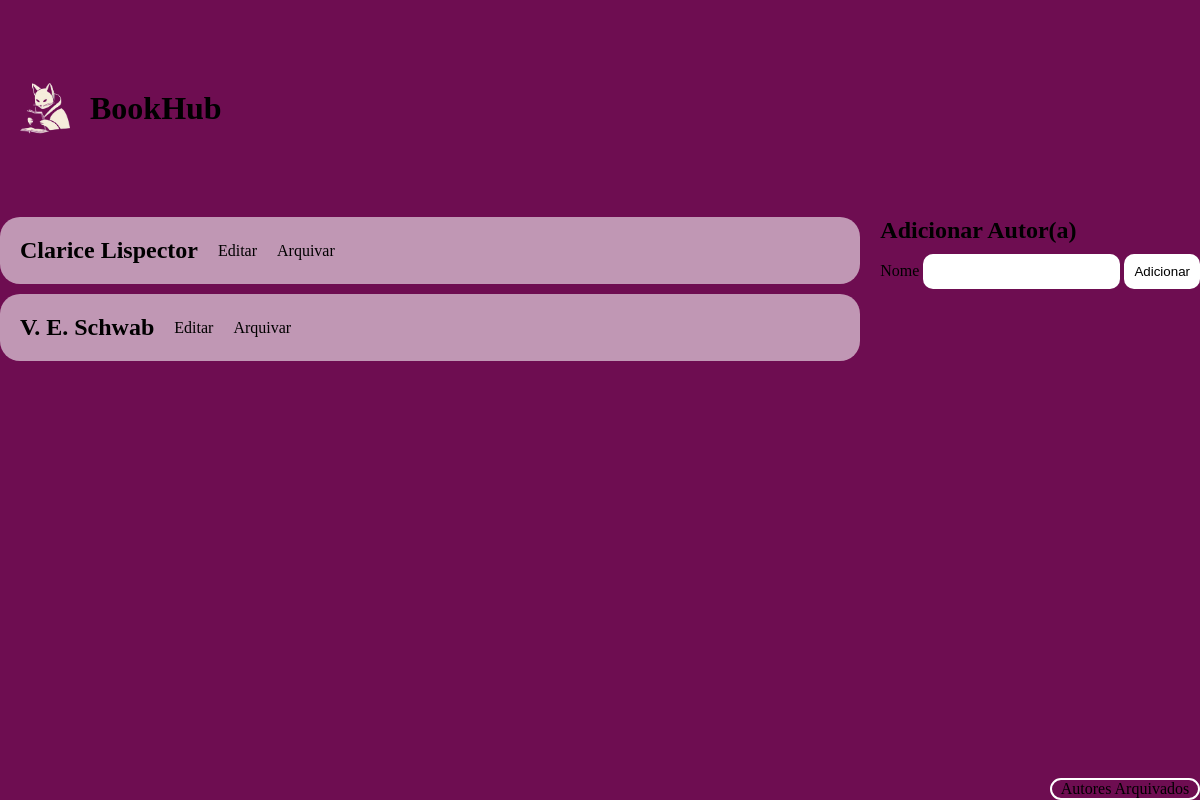
The app's page /autor/formAddAutor.php, older data.
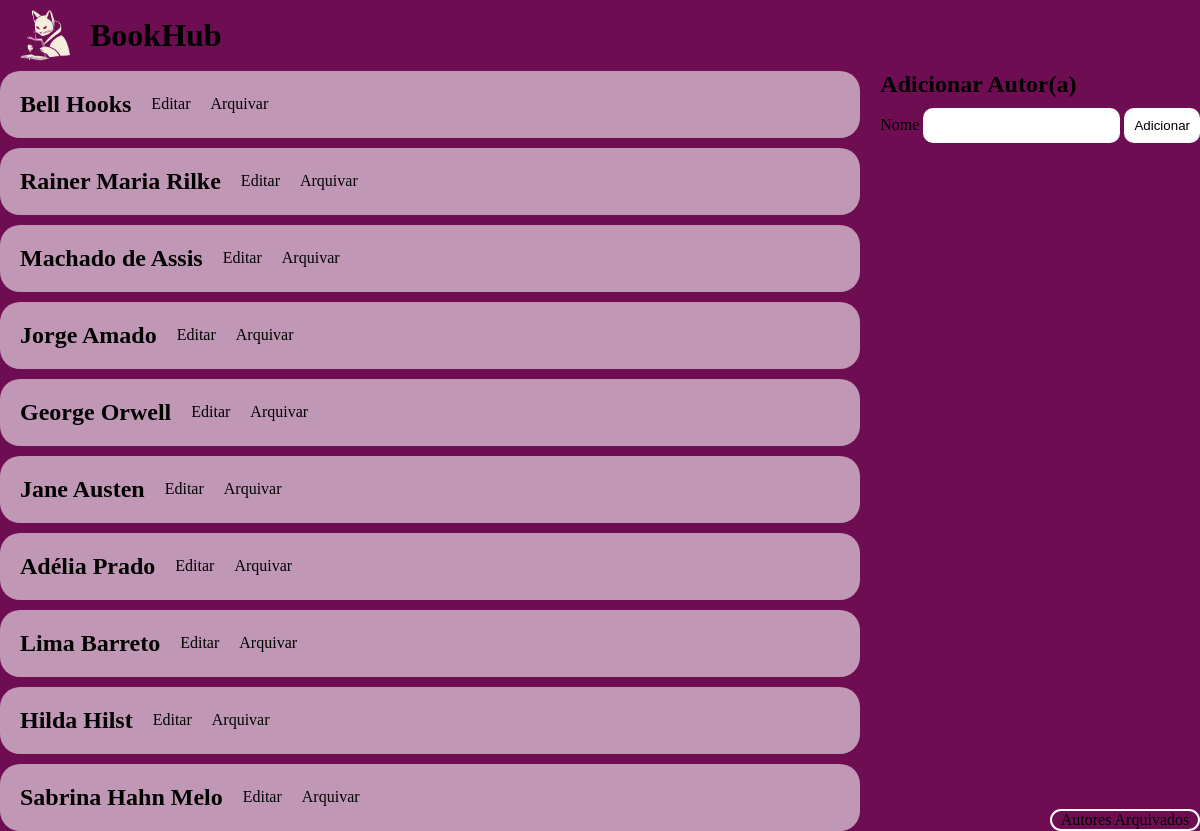
The same page, newer data.
### tables this page shows
CREATE TABLE `autor` (
  `id` int(11) NOT NULL,
  `nome` varchar(120) NOT NULL,
  `arquivado` tinyint(4) NOT NULL DEFAULT 0
);

### autor/formAddAutor.php (the view, shortened to what this page needs)
<!DOCTYPE html>
<html lang="en">
<head>
    <link rel="stylesheet" href="../style.css">
</head>
<body>
    <div class="container">
        <header>
            <div class="logoDiv">
                <a href="../index.php">
                    <img class="logo" src="../image/logo.png" alt="">
                    <h1>BookHub</h1>
                </a>
            </div>
        </header>
        <div class="listagemAutores">
        <main class="mainAutores">
            <div class="listagemAutores">
                <?php
                    $db = new mysqli("localhost", "root", "", "bookhub");
                    $editId = isset($_GET['editId']) ? intval($_GET['editId']) : 0;
                    $query = "SELECT * FROM autor WHERE arquivado = 0";
                    $resultado = $db->query($query);
                    if ($resultado->num_rows > 0) {
                        while($row = $resultado->fetch_assoc()) {
                            $nomeAutor = $row['nome'];
                            $idAutor = $row['id'];
                            if ($editId == $idAutor) {
                                echo "<div class='autorIndividual'>";
                                echo "<form method='POST' action='editAutor.php'>";
                                echo "<input type='hidden' name='id' value='$idAutor'>";
                                echo "<input type='text' name='nome' value='$nomeAutor'>";
                                echo "<input type='submit' value='Salvar'>";
                                echo "</form>";
                                echo "<a href='arquivarAutor.php?idAutor=$idAutor&status=1'>Arquivar</a>";
                                echo "</div>";
                            } else {
                                echo "<div class='autorIndividual'>";
                                echo "<h2>" . $nomeAutor . "</h2>";
                                echo "<a href='?editId=$idAutor'>Editar</a> ";
                                echo "<a href='arquivarAutor.php?idAutor=$idAutor&status=1'>Arquivar</a>";
                                echo "</div>";
                            }
                        }
                    } else {
                        echo "<h2>Nenhum autor encontrado.</h2>";
                    }
                    ?>
            </div>
                <div class="direita">
                    <div class="addAutor">
                        <h2>Adicionar Autor(a)</h2>
                        <form method='post' action='addAutor.php'>
                            <label for='nome'>Nome</label>
                            <input type='text' id='nome' required name='nome'>
                            <button type='submit'>Adicionar</button>
                        </form>
                    </div>
                    <div class="containerAutoresArquivados"><a class="autoresArquivados" href="autoresArquivados.php">Autores Arquivados</a></div>
                </div>
        </main>
    </div>
</body>
</html>

Row changes from the older to the newer data that the page shows:
no longer on this page (row edited): autor: nome "Clarice Lispector"
removed autor: nome "V. E. Schwab"
added autor: nome "Bell Hooks"
added autor: nome "Rainer Maria Rilke"
added autor: nome "Machado de Assis"
added autor: nome "Jorge Amado"
added autor: nome "George Orwell"
added autor: nome "Jane Austen"
added autor: nome "Adélia Prado"
added autor: nome "Lima Barreto"
added autor: nome "Hilda Hilst"
added autor: nome "Sabrina Hahn Melo"
